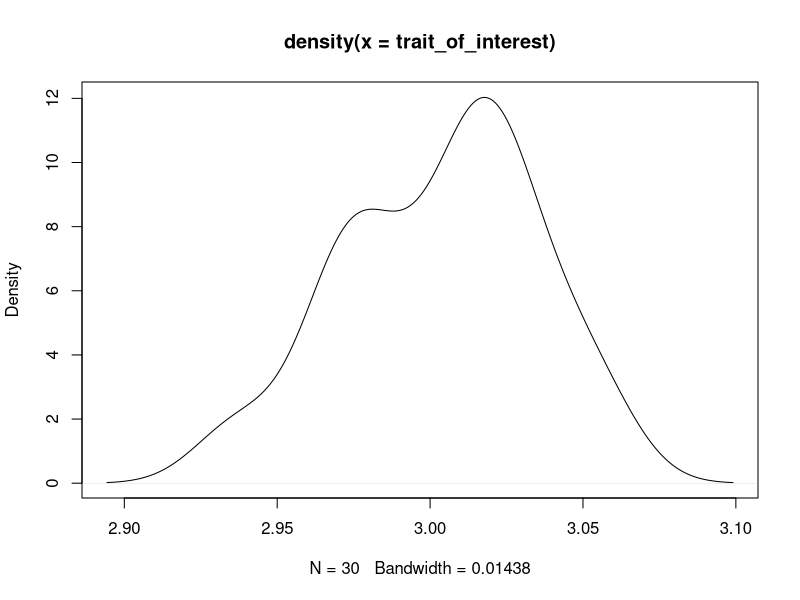
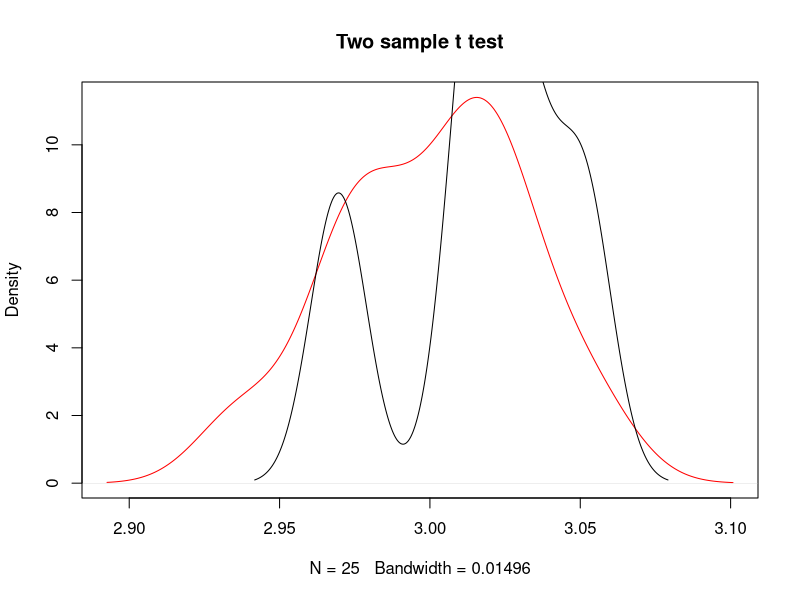
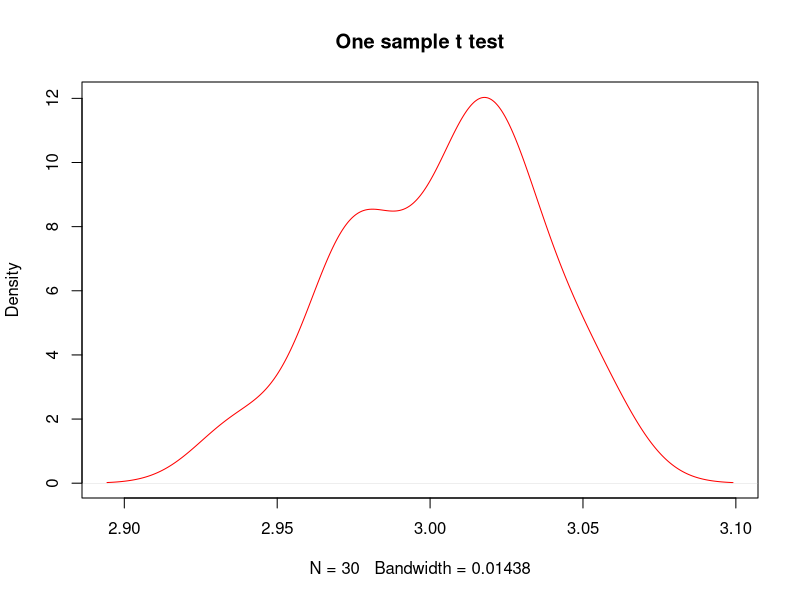

Generate these figures, in order, with R: (Note: this script raises an error after producing the figures.)
## ---- chunk 1
knitr::opts_chunk$set(echo = TRUE)
## ---- chunk 2
rnorm(30, 3, 0.03) -> trait_of_interest ### change this to be a trait that you're actually interested in, with an appropriate distribution! 

plot(density(trait_of_interest))
min(trait_of_interest)
max(trait_of_interest)

## ---- chunk 3
yes<-sample(trait_of_interest, 5, replace=FALSE, prob = ifelse(trait_of_interest>0, 0.95, 0.15)) #### play with this line! Is the test statistically significant. When is it not?
predictor_t.test<-(trait_of_interest %in% yes)

cbind.data.frame(trait_of_interest, predictor_t.test)->data

mean(data[which(data$predictor_t.test==TRUE),1])
mean(data[which(data$predictor_t.test==FALSE),1])
t.test(trait_of_interest~predictor_t.test, data=data) ### this does a two sample t-test. What would a one sample t test be testing? How would you do that?

### plots our two samples for distribution
plot(density(data[which(data$predictor_t.test==FALSE),1]), col="red", main="Two sample t test")
lines(density(data[which(data$predictor_t.test==TRUE),1]), ylim=c(0, 0.1), xlim=c(-20,20), main="Two Sample T test")

###plot one sample distribution
plot(density(data$trait_of_interest), col="red", main="One sample t test")
t.test(data$trait_of_interest) ### what is this test doing?


## ---- chunk 4

test1<-sample(trait_of_interest, 200, replace=FALSE, prob = ifelse(trait_of_interest>7, 0.95, 0.15))
test2<-sample(trait_of_interest[which(trait_of_interest %in% test1 == FALSE)], 200, replace=FALSE, prob = ifelse(trait_of_interest[which(trait_of_interest %in% test1 == FALSE)] >4, 0.95, 0.15))
test3<-sample(trait_of_interest[which(trait_of_interest %in% test2 == FALSE | trait_of_interest %in% test1 ==FALSE)], 200, replace=FALSE, prob = ifelse(trait_of_interest[which(trait_of_interest %in% test2 == FALSE | trait_of_interest %in% test1 == FALSE)] >0, 0.95, 0.15))
test4<-sample(trait_of_interest[which(trait_of_interest %in% test2 == FALSE | trait_of_interest %in% test1 ==FALSE | trait_of_interest %in% test3 == FALSE)], 200, replace=FALSE, prob = ifelse(trait_of_interest[which(trait_of_interest %in% test2 == FALSE | trait_of_interest %in% test1 ==FALSE | trait_of_interest %in% test3 == FALSE)] >-4, 0.95, 0.15))
test5<-trait_of_interest[which(trait_of_interest %in% test1 == FALSE| trait_of_interest %in% test2 == FALSE | trait_of_interest %in% test3 == FALSE | trait_of_interest %in% test4 == FALSE)]


plot(density(test1), ylim=c(0, 0.1), main="Anovas")
lines(density(test2), col="red")
lines(density(test3), col="blue")
lines(density(test4), col="purple")
lines(density(test5), col="yellow")


anova_predictor<-data.frame(ifelse(trait_of_interest %in% test1 == TRUE, "group1", ifelse(trait_of_interest %in% test2 == TRUE, "group2", ifelse(trait_of_interest %in% test3 == TRUE, "group3", ifelse(trait_of_interest %in% test4 == TRUE, "group4", "group5")))))

data2<-cbind.data.frame(data, anova_predictor)
names(data2)<-c("trait_of_interest", "predictor_t.test", "anova_predictor")


anova(aov(trait_of_interest~anova_predictor, data=data2)) ### what does this do?

anova(lm(trait_of_interest~anova_predictor, data=data2)) ### what does this do? 
summary(aov(trait_of_interest~anova_predictor, data=data2)) ### what does this do? What do you notice about the last three tests?

### what information is missing here that you wished you had to understand your study better?
analysis_of_variance<-aov(trait_of_interest~anova_predictor, data=data2) ##name the model to keep it for downstream
TukeyHSD(analysis_of_variance, conf.level = 0.95) ### what does this do, and where are the differences?

## ---- chunk 5

linear_regression_predictor<-0.5*trait_of_interest+rnorm(1000, 0, 4) ### change these numbers!! Remember that this is backwards from how we did this on day 1, so the slope should go the other way!
data3<-cbind(data2, linear_regression_predictor)

lm<-lm(trait_of_interest~linear_regression_predictor, data=data3)
summary(lm)### what is the output here? What are we interested in understanding from this model? How do we get m? How do we get the intercept?

eq = paste0("y = ", round(lm$coefficients[2],1), "*x", "+",round(lm$coefficients[1],1), ", R^2=", round(summary(lm)$adj.r.squared, digits=3))
plot(data3$linear_regression_predictor, data3$trait_of_interest, col="red", main=eq)
abline(lm, col="black")

### with the same data:
cor.test(data3$trait_of_interest, data3$linear_regression_predictor) ### compare the sample estimate to the 1) simulated effect sizes and 2) to the estimated effect size 
### how does the correlation estimate change when you change line 104?
